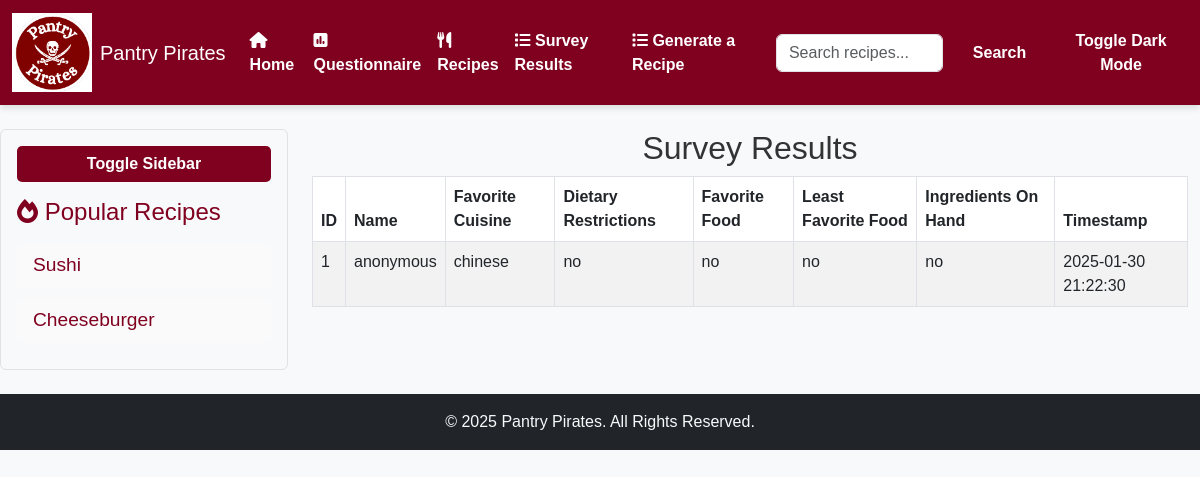
Screenshot of /survey-results with the database file from the repository.
### tables this page shows
CREATE TABLE survey_responses (
    id INTEGER PRIMARY KEY AUTOINCREMENT,
    name TEXT,
    favorite_cuisine TEXT,
    dietary_restrictions TEXT,
    favorite_food TEXT,
    least_favorite_food TEXT,
    ingredients_on_hand TEXT,
    timestamp DATETIME DEFAULT CURRENT_TIMESTAMP
);

### app.py (the view)
@app.route('/survey-results')
def survey_results():
    conn = sqlite3.connect('database.db')
    cursor = conn.cursor()
    cursor.execute('SELECT * FROM survey_responses')
    survey_responses = cursor.fetchall()
    conn.close()
    column_names = ["ID", "Name", "Favorite Cuisine", "Dietary Restrictions", "Favorite Food", "Least Favorite Food", "Ingredients On Hand", "Timestamp"]
    return render_template('survey_results.html', survey_responses=survey_responses, column_names=column_names)

### app.py (called while the page is built)
@app.context_processor
def inject_recipes():
    popular_recipes = [recipe for recipe in ALL_RECIPES if "popular" in recipe.get("tags", [])]
    return dict(all_recipes=ALL_RECIPES, popular_recipes=popular_recipes)

### templates/survey_results.html (shortened to what this page needs)
{% extends "base.html" %}
{% block content %}
  <h2 class="text-center">Survey Results</h2>
  <div class="table-responsive">
    <table class="table table-striped table-bordered">
      <thead>
        <tr>
          {% for column in column_names %}
            <th>{{ column }}</th>
          {% endfor %}
        </tr>
      </thead>
      <tbody>
        {% for response in survey_responses %}
          <tr>
            {% for item in response %}
              <td>{{ item }}</td>
            {% endfor %}
          </tr>
        {% endfor %}
      </tbody>
    </table>
  </div>
{% endblock %}

### templates/base.html (shortened to what this page needs)
<!DOCTYPE html>
<html lang="en">
<head>
  <link rel="stylesheet" href="https://cdn.jsdelivr.net/npm/bootstrap@5.3.0/dist/css/bootstrap.min.css" />
  <link rel="stylesheet" href="{{ url_for('static', filename='css/styles.css') }}">
  <link rel="stylesheet" href="https://cdnjs.cloudflare.com/ajax/libs/animate.css/4.1.1/animate.min.css">
  <link rel="stylesheet" href="https://cdnjs.cloudflare.com/ajax/libs/font-awesome/6.0.0/css/all.min.css">
</head>
<body>
  {% include "_navbar.html" %}
  <div class="container-fluid mt-4">
    <div class="row">
      <div class="col-md-3 sidebar-container">
        {% include "_sidebar.html" %}
      </div>
      <div class="col-md-9">
        {% block content %}
        {% endblock %}
      </div>
    </div>
  </div>
  {% include "_footer.html" %}
</body>
</html>

### templates/_navbar.html (shortened to what this page needs)
<nav class="navbar navbar-expand-lg navbar-dark bg-dark sticky-top">
    <div class="container-fluid">
      <a class="navbar-brand d-flex align-items-center" href="{{ url_for('home') }}">
        <img
          src="{{ url_for('static', filename='images/logo.png') }}"
          alt="Pantry Pirates Logo"
          width="80"
          height="auto"
          class="me-2">
        <span>Pantry Pirates</span>
      </a>
      <div class="collapse navbar-collapse" id="navbarNav">
        <ul class="navbar-nav me-auto">
          <li class="nav-item">
            <a class="nav-link" href="{{ url_for('home') }}"><i class="fas fa-home"></i> Home</a>
          </li>
          <li class="nav-item">
            <a class="nav-link" href="{{ url_for('survey') }}"><i class="fas fa-poll"></i> Questionnaire</a>
          </li>
          <li class="nav-item">
            <a class="nav-link" href="{{ url_for('recipes') }}"><i class="fas fa-utensils"></i> Recipes</a>
          </li>
          <li class="nav-item">
            <a class="nav-link" href="{{ url_for('survey_results') }}"><i class="fas fa-list"></i> Survey Results</a>
          </li>
          <li class="nav-item">
            <a class="nav-link" href="{{ url_for('ai_gen_recipe') }}">
                <i class="fas fa-list"></i> Generate a Recipe
            </a>
        </li>
        </ul>
        <form class="d-flex ms-3" method="GET" action="{{ url_for('search') }}">
          <input
            class="form-control me-2"
            type="search"
            name="query"
            placeholder="Search recipes..."
            aria-label="Search"
          />
          <button class="btn btn-outline-light" type="submit">Search</button>
        </form>
        <button id="darkModeToggle" class="btn btn-outline-light ms-3">Toggle Dark Mode</button>
      </div>
    </div>
  </nav>

### templates/_sidebar.html
<div class="sidebar border rounded p-3">
    <button
      class="btn btn-outline-secondary mb-3 w-100"
      type="button"
      data-bs-toggle="collapse"
      data-bs-target="#sidebarContent"
      aria-expanded="true"
      aria-controls="sidebarContent"
    >
      Toggle Sidebar
    </button>
    <div class="collapse show" id="sidebarContent">
      <h4 class="mb-3 text-maroon"><i class="fas fa-fire"></i> Popular Recipes</h4>
      <div class="list-group">
        {% if popular_recipes %}
          {% for recipe in popular_recipes %}
            <a
              href="{{ url_for('recipe_detail', recipe_id=recipe.id) }}"
              class="list-group-item list-group-item-action popular-recipe-item"
            >
              {{ recipe.title }}
            </a>
          {% endfor %}
        {% else %}
          <p class="text-muted">No popular recipes available.</p>
        {% endif %}
      </div>
    </div>
  </div>

### templates/_footer.html
<footer class="bg-dark text-light text-center py-3 mt-4">
    <p class="mb-0">&copy; 2025 Pantry Pirates. All Rights Reserved.</p>
  </footer>

### static/css/styles.css (style rules this page uses)
body { font-family: Arial, sans-serif; background-color: #f8f9fa; color: #333; margin: 0; padding: 0; transition: background-color 0.3s ease, color 0.3s ease; }
h1, h2 { font-family: 'Arial', sans-serif; }
.text-maroon { color: #800020 !important; }
.navbar { background-color: #800020 !important; color: white !important; box-shadow: 0px 4px 6px rgba(0, 0, 0, 0.1); position: sticky; top: 0; z-index: 1000; }
.navbar .nav-link { font-weight: bold; color: white !important; transition: color 0.3s ease; }
.navbar .btn { margin-left: 10px; font-weight: bold; }
.list-group-item.popular-recipe-item { text-align: left; font-size: 1.2rem; margin-bottom: 10px; background-color: #fafafa; color: #800020; border: none; }
.col-md-3 { padding-left: 0; }
.btn { background-color: #800020 !important; color: white !important; border: none; border-radius: 5px; font-weight: bold; transition: background-color 0.3s ease, color 0.3s ease; }
body, .dark-mode, .dark-mode * { transition: all 0.3s ease; }

### rows the page displays
survey_responses: response "1", name "anonymous", favorite_cuisine "chinese", dietary_restrictions "no", favorite_food "no", least_favorite_food "no", ingredients_on_hand "no", timestamp "2025-01-30 21:22:30"

### other values shown
{{ recipe.title }} "Sushi" "Cheeseburger"
{{ column }} "ID" "Name" "Favorite Cuisine" "Dietary Restrictions" "Favorite Food" "Least Favorite Food" "Ingredients On Hand" "Timestamp"
